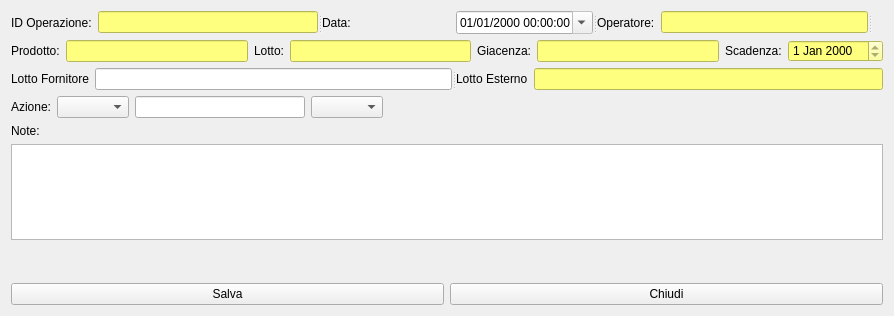
<?xml version="1.0" encoding="UTF-8"?>
<ui version="4.0">
 <class>HWarehouseDetails</class>
 <widget class="QWidget" name="HWarehouseDetails">
  <property name="windowModality">
   <enum>Qt::ApplicationModal</enum>
  </property>
  <property name="geometry">
   <rect>
    <x>0</x>
    <y>0</y>
    <width>894</width>
    <height>316</height>
   </rect>
  </property>
  <property name="windowTitle">
   <string>Modifica Operazione</string>
  </property>
  <property name="windowIcon">
   <iconset resource="icons.qrc">
    <normaloff>:/Resources/Monitoring64.png</normaloff>:/Resources/Monitoring64.png</iconset>
  </property>
  <layout class="QVBoxLayout" name="verticalLayout_2">
   <item>
    <widget class="QSplitter" name="splitter">
     <property name="orientation">
      <enum>Qt::Horizontal</enum>
     </property>
     <widget class="QWidget" name="layoutWidget">
      <layout class="QHBoxLayout" name="horizontalLayout">
       <item>
        <widget class="QLabel" name="label">
         <property name="text">
          <string>ID Operazione:</string>
         </property>
        </widget>
       </item>
       <item>
        <widget class="QLineEdit" name="leID">
         <property name="styleSheet">
          <string notr="true">background-color: rgb(255, 255, 127);</string>
         </property>
         <property name="readOnly">
          <bool>true</bool>
         </property>
        </widget>
       </item>
      </layout>
     </widget>
     <widget class="QWidget" name="layoutWidget">
      <layout class="QHBoxLayout" name="horizontalLayout_4">
       <item>
        <widget class="QLabel" name="label_3">
         <property name="text">
          <string>Data:</string>
         </property>
        </widget>
       </item>
       <item>
        <widget class="QDateTimeEdit" name="deData">
         <property name="readOnly">
          <bool>true</bool>
         </property>
         <property name="currentSection">
          <enum>QDateTimeEdit::DaySection</enum>
         </property>
         <property name="displayFormat">
          <string>dd/MM/yyyy hh:mm:ss</string>
         </property>
         <property name="calendarPopup">
          <bool>true</bool>
         </property>
        </widget>
       </item>
      </layout>
     </widget>
     <widget class="QWidget" name="layoutWidget">
      <layout class="QHBoxLayout" name="horizontalLayout_3">
       <item>
        <widget class="QLabel" name="label_4">
         <property name="text">
          <string>Operatore:</string>
         </property>
        </widget>
       </item>
       <item>
        <widget class="QLineEdit" name="leOperatore">
         <property name="styleSheet">
          <string notr="true">background-color: rgb(255, 255, 127);</string>
         </property>
         <property name="readOnly">
          <bool>true</bool>
         </property>
        </widget>
       </item>
      </layout>
     </widget>
     <widget class="QLabel" name="lbidlotto">
      <property name="text">
       <string/>
      </property>
     </widget>
    </widget>
   </item>
   <item>
    <layout class="QHBoxLayout" name="horizontalLayout_2">
     <item>
      <widget class="QLabel" name="label_2">
       <property name="text">
        <string>Prodotto:</string>
       </property>
      </widget>
     </item>
     <item>
      <widget class="QLineEdit" name="leProdotto">
       <property name="styleSheet">
        <string notr="true">background-color: rgb(255, 255, 127);</string>
       </property>
      </widget>
     </item>
     <item>
      <widget class="QLabel" name="label_6">
       <property name="text">
        <string>Lotto:</string>
       </property>
      </widget>
     </item>
     <item>
      <widget class="QLineEdit" name="leLotto">
       <property name="acceptDrops">
        <bool>false</bool>
       </property>
       <property name="styleSheet">
        <string notr="true">background-color: rgb(255, 255, 127);</string>
       </property>
      </widget>
     </item>
     <item>
      <widget class="QLabel" name="label_10">
       <property name="text">
        <string>Giacenza:</string>
       </property>
      </widget>
     </item>
     <item>
      <widget class="QLineEdit" name="leGiacenza">
       <property name="styleSheet">
        <string notr="true">background-color: rgb(255, 255, 127);</string>
       </property>
       <property name="readOnly">
        <bool>true</bool>
       </property>
      </widget>
     </item>
     <item>
      <widget class="QLabel" name="label_11">
       <property name="text">
        <string>Scadenza:</string>
       </property>
      </widget>
     </item>
     <item>
      <widget class="QDateEdit" name="deScadenza">
       <property name="styleSheet">
        <string notr="true">background-color: rgb(255, 255, 127);</string>
       </property>
       <property name="readOnly">
        <bool>true</bool>
       </property>
       <property name="currentSection">
        <enum>QDateTimeEdit::MonthSection</enum>
       </property>
      </widget>
     </item>
    </layout>
   </item>
   <item>
    <widget class="QSplitter" name="splitter_3">
     <property name="orientation">
      <enum>Qt::Horizontal</enum>
     </property>
     <widget class="QWidget" name="layoutWidget">
      <layout class="QHBoxLayout" name="horizontalLayout_9">
       <item>
        <widget class="QLabel" name="label_9">
         <property name="text">
          <string>Lotto Fornitore</string>
         </property>
        </widget>
       </item>
       <item>
        <widget class="QLineEdit" name="leLotFornitore">
         <property name="readOnly">
          <bool>false</bool>
         </property>
        </widget>
       </item>
      </layout>
     </widget>
     <widget class="QWidget" name="layoutWidget">
      <layout class="QHBoxLayout" name="horizontalLayout_10">
       <item>
        <widget class="QLabel" name="label_8">
         <property name="text">
          <string>Lotto Esterno</string>
         </property>
        </widget>
       </item>
       <item>
        <widget class="QLineEdit" name="leEAN">
         <property name="styleSheet">
          <string notr="true">background-color: rgb(255, 255, 127);</string>
         </property>
         <property name="readOnly">
          <bool>true</bool>
         </property>
        </widget>
       </item>
      </layout>
     </widget>
    </widget>
   </item>
   <item>
    <widget class="QSplitter" name="splitter_2">
     <property name="orientation">
      <enum>Qt::Horizontal</enum>
     </property>
     <widget class="QWidget" name="layoutWidget">
      <layout class="QHBoxLayout" name="horizontalLayout_6">
       <item>
        <widget class="QLabel" name="label_5">
         <property name="text">
          <string>Azione:</string>
         </property>
        </widget>
       </item>
       <item>
        <widget class="QComboBox" name="cbAzione"/>
       </item>
       <item>
        <widget class="QLineEdit" name="leQuantita"/>
       </item>
       <item>
        <widget class="QComboBox" name="cbUM"/>
       </item>
       <item>
        <spacer name="horizontalSpacer">
         <property name="orientation">
          <enum>Qt::Horizontal</enum>
         </property>
         <property name="sizeHint" stdset="0">
          <size>
           <width>500</width>
           <height>20</height>
          </size>
         </property>
        </spacer>
       </item>
      </layout>
     </widget>
    </widget>
   </item>
   <item>
    <layout class="QVBoxLayout" name="verticalLayout">
     <item>
      <widget class="QLabel" name="label_7">
       <property name="text">
        <string>Note:</string>
       </property>
      </widget>
     </item>
     <item>
      <widget class="QPlainTextEdit" name="ptNote">
       <property name="maximumSize">
        <size>
         <width>16777215</width>
         <height>100</height>
        </size>
       </property>
      </widget>
     </item>
    </layout>
   </item>
   <item>
    <spacer name="verticalSpacer">
     <property name="orientation">
      <enum>Qt::Vertical</enum>
     </property>
     <property name="sizeHint" stdset="0">
      <size>
       <width>20</width>
       <height>40</height>
      </size>
     </property>
    </spacer>
   </item>
   <item>
    <layout class="QHBoxLayout" name="horizontalLayout_5">
     <item>
      <widget class="QPushButton" name="pbSave">
       <property name="text">
        <string>Salva</string>
       </property>
       <property name="icon">
        <iconset resource="icons.qrc">
         <normaloff>:/Resources/save-icon.png</normaloff>:/Resources/save-icon.png</iconset>
       </property>
       <property name="iconSize">
        <size>
         <width>32</width>
         <height>32</height>
        </size>
       </property>
      </widget>
     </item>
     <item>
      <widget class="QPushButton" name="pbClose">
       <property name="text">
        <string>Chiudi</string>
       </property>
       <property name="icon">
        <iconset resource="icons.qrc">
         <normaloff>:/Resources/Actions-window-close-icon.png</normaloff>:/Resources/Actions-window-close-icon.png</iconset>
       </property>
       <property name="iconSize">
        <size>
         <width>32</width>
         <height>32</height>
        </size>
       </property>
      </widget>
     </item>
    </layout>
   </item>
  </layout>
 </widget>
 <resources>
  <include location="icons.qrc"/>
 </resources>
 <connections/>
</ui>
